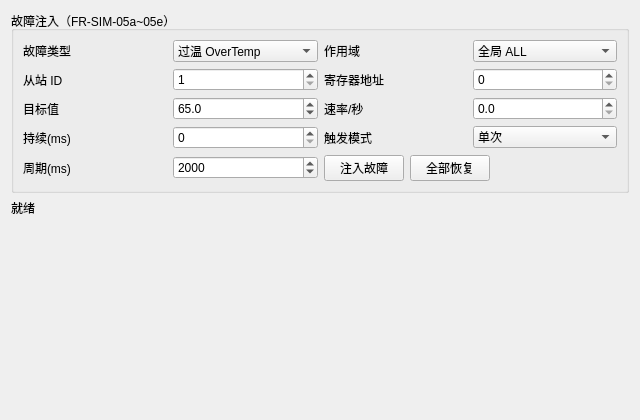
<?xml version="1.0" encoding="UTF-8"?>
<ui version="4.0">
 <class>FaultPanel</class>
 <widget class="QWidget" name="FaultPanel">
  <property name="geometry">
   <rect>
    <x>0</x>
    <y>0</y>
    <width>640</width>
    <height>420</height>
   </rect>
  </property>
  <property name="windowTitle">
   <string>故障注入</string>
  </property>
  <layout class="QVBoxLayout" name="rootLayout">
   <item>
    <widget class="QGroupBox" name="grpFault">
     <property name="title">
      <string>故障注入（FR-SIM-05a~05e）</string>
     </property>
     <layout class="QGridLayout" name="faultGrid">
      <item row="0" column="0">
       <widget class="QLabel" name="lblType">
        <property name="text">
         <string>故障类型</string>
        </property>
       </widget>
      </item>
      <item row="0" column="1">
       <widget class="QComboBox" name="comboType">
        <item>
         <property name="text">
          <string>过温 OverTemp</string>
         </property>
        </item>
        <item>
         <property name="text">
          <string>单体电压 CellVoltage</string>
         </property>
        </item>
        <item>
         <property name="text">
          <string>通信中断 CommLoss</string>
         </property>
        </item>
        <item>
         <property name="text">
          <string>CRC 破坏 CrcError</string>
         </property>
        </item>
        <item>
         <property name="text">
          <string>超时 Timeout</string>
         </property>
        </item>
       </widget>
      </item>
      <item row="0" column="2">
       <widget class="QLabel" name="lblScope">
        <property name="text">
         <string>作用域</string>
        </property>
       </widget>
      </item>
      <item row="0" column="3">
       <widget class="QComboBox" name="comboScope">
        <item>
         <property name="text">
          <string>全局 ALL</string>
         </property>
        </item>
        <item>
         <property name="text">
          <string>从站 SLAVE</string>
         </property>
        </item>
        <item>
         <property name="text">
          <string>测点 POINT</string>
         </property>
        </item>
       </widget>
      </item>
      <item row="1" column="0">
       <widget class="QLabel" name="lblSlave">
        <property name="text">
         <string>从站 ID</string>
        </property>
       </widget>
      </item>
      <item row="1" column="1">
       <widget class="QSpinBox" name="spinSlave">
        <property name="minimum">
         <number>1</number>
        </property>
        <property name="maximum">
         <number>23</number>
        </property>
        <property name="value">
         <number>1</number>
        </property>
       </widget>
      </item>
      <item row="1" column="2">
       <widget class="QLabel" name="lblReg">
        <property name="text">
         <string>寄存器地址</string>
        </property>
       </widget>
      </item>
      <item row="1" column="3">
       <widget class="QSpinBox" name="spinReg">
        <property name="maximum">
         <number>65535</number>
        </property>
       </widget>
      </item>
      <item row="2" column="0">
       <widget class="QLabel" name="lblTarget">
        <property name="text">
         <string>目标值</string>
        </property>
       </widget>
      </item>
      <item row="2" column="1">
       <widget class="QDoubleSpinBox" name="spinTarget">
        <property name="decimals">
         <number>1</number>
        </property>
        <property name="minimum">
         <double>-10000.0</double>
        </property>
        <property name="maximum">
         <double>10000.0</double>
        </property>
        <property name="value">
         <double>65.0</double>
        </property>
       </widget>
      </item>
      <item row="2" column="2">
       <widget class="QLabel" name="lblRamp">
        <property name="text">
         <string>速率/秒</string>
        </property>
       </widget>
      </item>
      <item row="2" column="3">
       <widget class="QDoubleSpinBox" name="spinRamp">
        <property name="decimals">
         <number>1</number>
        </property>
        <property name="maximum">
         <double>100000.0</double>
        </property>
       </widget>
      </item>
      <item row="3" column="0">
       <widget class="QLabel" name="lblDuration">
        <property name="text">
         <string>持续(ms)</string>
        </property>
       </widget>
      </item>
      <item row="3" column="1">
       <widget class="QSpinBox" name="spinDuration">
        <property name="maximum">
         <number>3600000</number>
        </property>
       </widget>
      </item>
      <item row="3" column="2">
       <widget class="QLabel" name="lblMode">
        <property name="text">
         <string>触发模式</string>
        </property>
       </widget>
      </item>
      <item row="3" column="3">
       <widget class="QComboBox" name="comboMode">
        <item>
         <property name="text">
          <string>单次</string>
         </property>
        </item>
        <item>
         <property name="text">
          <string>周期</string>
         </property>
        </item>
        <item>
         <property name="text">
          <string>随机</string>
         </property>
        </item>
       </widget>
      </item>
      <item row="4" column="0">
       <widget class="QLabel" name="lblInterval">
        <property name="text">
         <string>周期(ms)</string>
        </property>
       </widget>
      </item>
      <item row="4" column="1">
       <widget class="QSpinBox" name="spinInterval">
        <property name="minimum">
         <number>200</number>
        </property>
        <property name="maximum">
         <number>600000</number>
        </property>
        <property name="value">
         <number>2000</number>
        </property>
       </widget>
      </item>
      <item row="4" column="2" colspan="2">
       <layout class="QHBoxLayout" name="btnLayout">
        <item>
         <widget class="QPushButton" name="btnInject">
          <property name="text">
           <string>注入故障</string>
          </property>
         </widget>
        </item>
        <item>
         <widget class="QPushButton" name="btnRecoverAll">
          <property name="text">
           <string>全部恢复</string>
          </property>
         </widget>
        </item>
        <item>
         <spacer name="btnSpacer">
          <property name="orientation">
           <enum>Qt::Horizontal</enum>
          </property>
          <property name="sizeHint" stdset="0">
           <size>
            <width>40</width>
            <height>20</height>
           </size>
          </property>
         </spacer>
        </item>
       </layout>
      </item>
     </layout>
    </widget>
   </item>
   <item>
    <widget class="QLabel" name="lblStatus">
     <property name="text">
      <string>就绪</string>
     </property>
     <property name="wordWrap">
      <bool>true</bool>
     </property>
    </widget>
   </item>
   <item>
    <spacer name="rootSpacer">
     <property name="orientation">
      <enum>Qt::Vertical</enum>
     </property>
     <property name="sizeHint" stdset="0">
      <size>
       <width>20</width>
       <height>40</height>
      </size>
     </property>
    </spacer>
   </item>
  </layout>
 </widget>
 <resources/>
 <connections/>
</ui>
